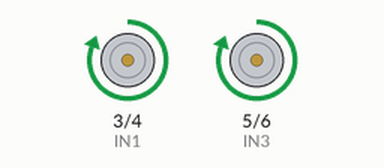
This sketch was run on a simulated Arduino Uno, built with avr-gcc and run on an emulated ATmega328P. On the bench: motor-driver pin pairs drawn as motors (green arrow = first pin HIGH = forward, orange = second pin HIGH = backward, longer = more drive, scaled by the enable pin).

Above: at 1.0 s.
At 3.0 s:
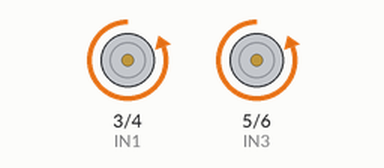
Timing chart, 0 to 5.2 s (numbered marks = the images above):
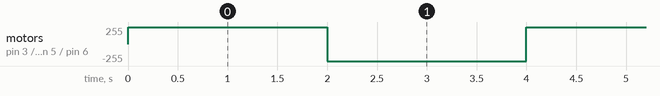

Measured:
- by itself, motor on pin 3 (IN1) / pin 4 (IN2), motor on pin 5 (IN3) / pin 6 (IN4): alternates forward 255/255 for 2.0 s and backward 255/255 for 2.0 s

The sketch:

11.motor_h_bridge.ino
```cpp
#define IN1 3
#define IN2 4
#define IN3 5
#define IN4 6
#define ENA 9
#define ENB 10

void setup() {
  pinMode(IN1, OUTPUT);
  pinMode(IN2, OUTPUT);
  pinMode(IN3, OUTPUT);
  pinMode(IN4, OUTPUT);
  pinMode(ENA, OUTPUT);
  pinMode(ENB, OUTPUT);

  analogWrite(ENA, 255);  // Motor speed
  analogWrite(ENB, 255);  // Motor speed
}

void loop() {
  // Forward rotation
  digitalWrite(IN1, HIGH);
  digitalWrite(IN2, LOW);
  digitalWrite(IN3, HIGH);
  digitalWrite(IN4, LOW);
  delay(2000);

  // Reverse rotation
  digitalWrite(IN1, LOW);
  digitalWrite(IN2, HIGH);
  digitalWrite(IN3, LOW);
  digitalWrite(IN4, HIGH);
  delay(2000);
}
```
